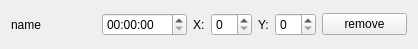
<?xml version="1.0" encoding="UTF-8"?>
<ui version="4.0">
 <class>AutoClicker_item</class>
 <widget class="QWidget" name="AutoClicker_item">
  <property name="geometry">
   <rect>
    <x>0</x>
    <y>0</y>
    <width>418</width>
    <height>49</height>
   </rect>
  </property>
  <property name="sizePolicy">
   <sizepolicy hsizetype="Fixed" vsizetype="Fixed">
    <horstretch>0</horstretch>
    <verstretch>0</verstretch>
   </sizepolicy>
  </property>
  <property name="windowTitle">
   <string>Form</string>
  </property>
  <layout class="QVBoxLayout" name="verticalLayout">
   <item>
    <layout class="QHBoxLayout" name="horizontalLayout">
     <item>
      <widget class="QLabel" name="lbl_name">
       <property name="text">
        <string>name</string>
       </property>
      </widget>
     </item>
     <item>
      <widget class="QTimeEdit" name="te_time">
       <property name="currentSection">
        <enum>QDateTimeEdit::HourSection</enum>
       </property>
       <property name="displayFormat">
        <string>HH:mm:ss</string>
       </property>
      </widget>
     </item>
     <item>
      <widget class="QLabel" name="label">
       <property name="sizePolicy">
        <sizepolicy hsizetype="Fixed" vsizetype="Preferred">
         <horstretch>0</horstretch>
         <verstretch>0</verstretch>
        </sizepolicy>
       </property>
       <property name="text">
        <string>X:</string>
       </property>
      </widget>
     </item>
     <item>
      <widget class="QSpinBox" name="sb_pos_x">
       <property name="sizePolicy">
        <sizepolicy hsizetype="Fixed" vsizetype="Fixed">
         <horstretch>0</horstretch>
         <verstretch>0</verstretch>
        </sizepolicy>
       </property>
      </widget>
     </item>
     <item>
      <widget class="QLabel" name="label_2">
       <property name="sizePolicy">
        <sizepolicy hsizetype="Fixed" vsizetype="Preferred">
         <horstretch>0</horstretch>
         <verstretch>0</verstretch>
        </sizepolicy>
       </property>
       <property name="text">
        <string>Y:</string>
       </property>
      </widget>
     </item>
     <item>
      <widget class="QSpinBox" name="sb_pos_y">
       <property name="sizePolicy">
        <sizepolicy hsizetype="Fixed" vsizetype="Fixed">
         <horstretch>0</horstretch>
         <verstretch>0</verstretch>
        </sizepolicy>
       </property>
      </widget>
     </item>
     <item>
      <widget class="QPushButton" name="btn_remove_item">
       <property name="text">
        <string>remove</string>
       </property>
      </widget>
     </item>
    </layout>
   </item>
  </layout>
 </widget>
 <resources/>
 <connections/>
</ui>
